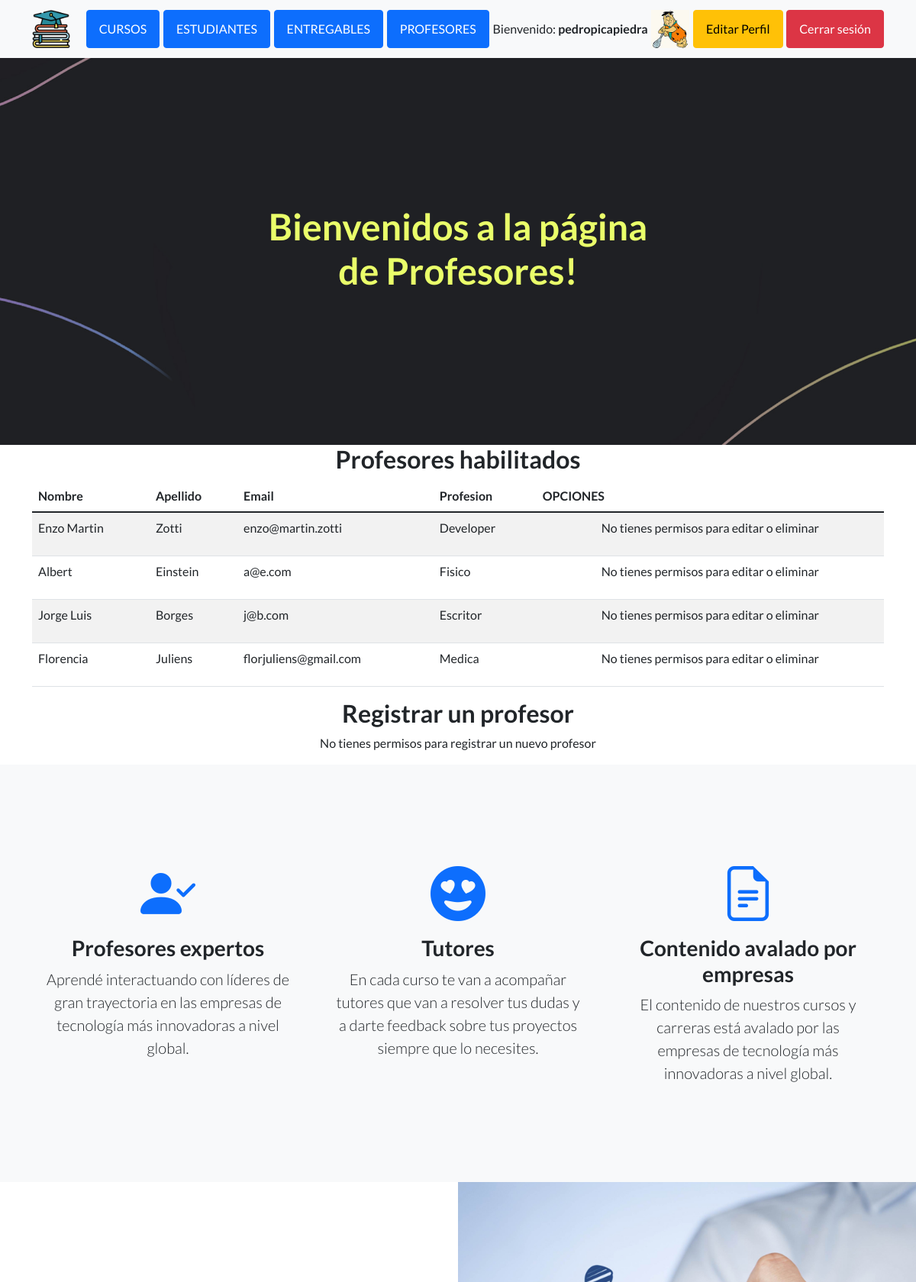
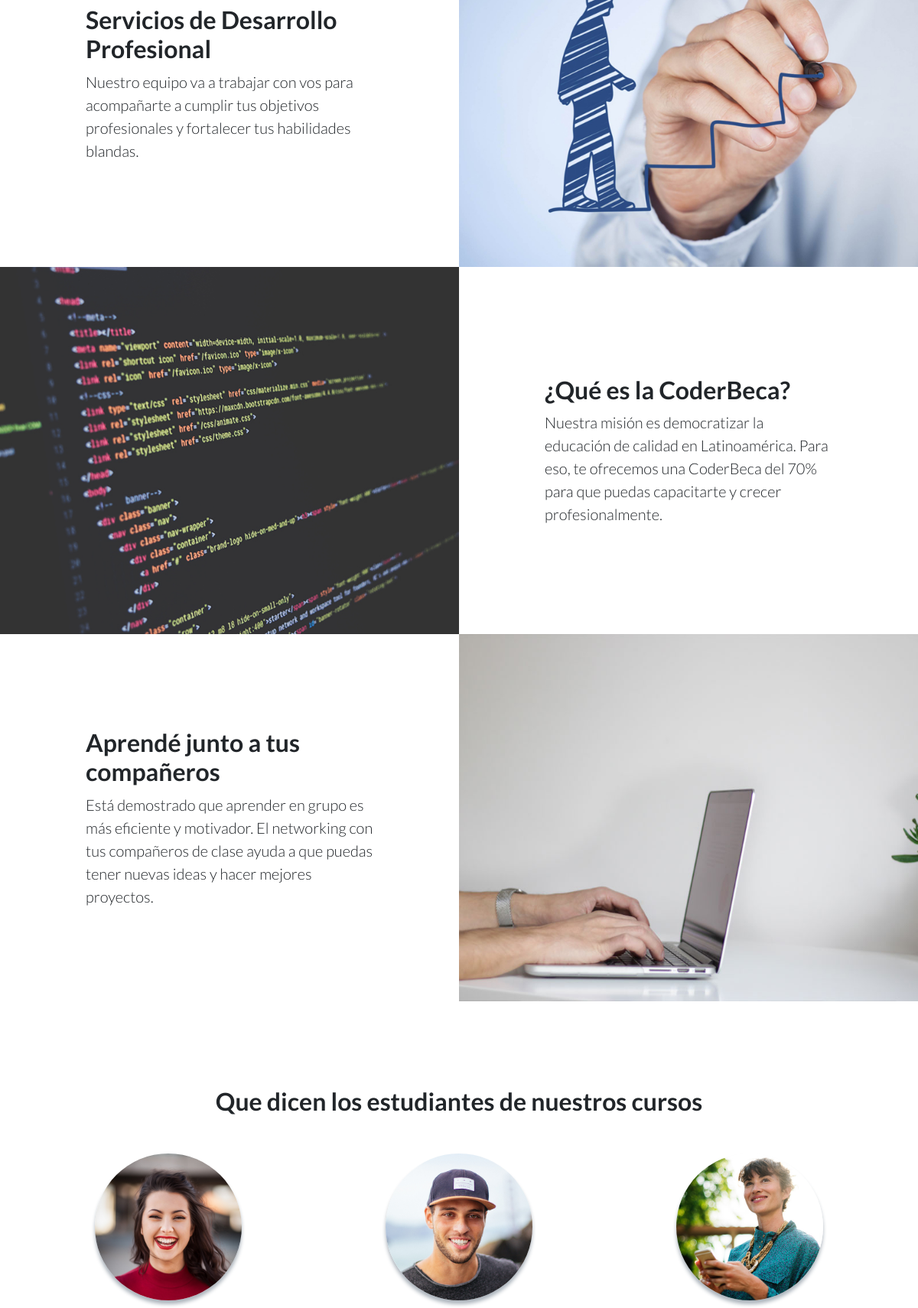
The app's page /profesores/ (signed in, upper part) with its own data (2 pictures, top to bottom).
### AppCoder/models.py (models this page shows, shortened)
class Profesor(models.Model):
    nombre = models.CharField(max_length=50)
    apellido = models.CharField(max_length=50)
    email = models.EmailField()
    profesion = models.CharField(max_length=50)

### AppCoder/views.py (the view)
# urls.py: path("profesores/", profesores, name="profesores"),
@login_required
def profesores(request):
    if request.method == "POST":
        form = ProfesorForm(request.POST)
        if form.is_valid():
            profesor = Profesor()
            profesor.nombre = form.cleaned_data['nombre']
            profesor.apellido = form.cleaned_data['apellido']
            profesor.email = form.cleaned_data['email']
            profesor.profesion = form.cleaned_data['profesion']
            profesor.save()
            form = ProfesorForm()
    else:
        form = ProfesorForm()
    profesores = Profesor.objects.all() #Profesor.objects.filter(nombre__icontains="P").all()
    return render(request, "AppCoder/profesores.html", {"profesores": profesores, "form" : form, "avatar":obtenerAvatar(request)})

### AppCoder/views.py (called while the page is built)
def obtenerAvatar(request):
    avatares=Avatar.objects.filter(user=request.user.id)
    if len(avatares)!=0:
        return avatares[0].imagen.url
    else:
        return "/media/avatars/avatarpordefecto.png"

### AppCoder/templates/AppCoder/profesores.html (shortened to what this page needs)
{% extends "AppCoder/padre.html" %}
{% load static %}
{% block titulo %}
    <h1 class="color-coder">Bienvenidos a la página de Profesores!</h1>
{% endblock %}
{% block contenido_que_cambia %}
<h2 class="text-center">Profesores habilitados</h2>
<table class="table table-striped table-hover">
    <thead>
        <tr>
            <th>Nombre</th>
            <th>Apellido</th>
            <th>Email</th>
            <th>Profesion</th>
            <th>OPCIONES</th>
        </tr>
    </thead>
    <tbody>
        {% for profesor in profesores %}
        <tr>
            <td>
                {{ profesor.nombre}}
            </td>
            <td>
                {{ profesor.apellido}}
            </td>
            <td>
                {{ profesor.email}}
            </td>
            <td>
                {{ profesor.profesion}}
            </td>
            {% if user.is_superuser %}
            <td>
                <a class="btn btn-danger" href="{% url 'eliminarProfesor'  profesor.id  %}">Eliminar </a>
                <a class="btn btn-success" href="{% url 'editarProfesor'  profesor.id  %}">Editar</a>
                <a class="btn btn-warning" href="{% url 'profesor-detalle'  profesor.id  %}">Detalle</a>
            </td>
            {% else %}
            <td>
            <p class="text-center">No tienes permisos para editar o eliminar</p>
            {% endif %}
            </td>
        </tr>
        {% endfor %}
    </tbody>
</table>
<h2 class="text-center">Registrar un profesor</h2>
{% if user.is_superuser %}
<form class="d-flex flex-column align-items-center mb-5" action="" method="post">
    {% csrf_token %}
    <table>
        {{ form.as_table }}
    </table>
    <input class="btn btn-success my-2" type="submit" value="Agregar">
</form>
{% else %}
<p class="text-center">No tienes permisos para registrar un nuevo profesor</p>
{% endif %}
{% endblock %}

### AppCoder/templates/AppCoder/padre.html (shortened to what this page needs)
<!DOCTYPE html>
<html lang="en">
    <head>
        {% load static %}
        <link href="https://cdn.jsdelivr.net/npm/bootstrap-icons@1.5.0/font/bootstrap-icons.css" rel="stylesheet" type="text/css" />
        <link href="{% static 'AppCoder/css/styles.css' %}" rel="stylesheet" />
    </head>
    <body>
        <nav class="navbar navbar-light bg-light static-top">
            <div class="container">
                <a class="navbar-brand" href="{% url 'inicioApp' %}">
                    <img src="{% static 'AppCoder/assets/img/education.png' %}" width="50" alt="Logo">
                </a>
                {% if user.is_authenticated %}
                <a class="btn btn-primary" href="{% url 'cursos' %}">CURSOS</a>
                <a class="btn btn-primary" href="{% url 'estudiantes' %}">ESTUDIANTES</a>
                <a class="btn btn-primary" href="{% url 'entregables' %}">ENTREGABLES</a>
                <a class="btn btn-primary" href="{% url 'profesores' %}">PROFESORES</a>
                <p class="mb-0">Bienvenido: <span class="fw-bold">{{ user.username }}</span></p>
                <a href="{% url 'agregarAvatar' %}"> <img data-bs-toggle="tooltip" data-bs-placement="top" title="Editar avatar" class="avatar-navbar" src="{{ avatar }}" alt="Avatar" style="width:50px;height:50px;"/></a>
                <a class="btn btn-warning" href="{% url 'editarPerfil' %}">Editar Perfil</a>
                <a class="btn btn-danger" href="{% url 'logout' %}">Cerrar sesión</a>
                {% else %}
                <a class="btn btn-success" href="{% url 'login' %}">Iniciar sesión</a>
                <a class="btn btn-primary" href="{% url 'register' %}">Registrarse</a>
                {% endif %}
            </div>
        </nav>
        <header class="masthead">
            <div class="container position-relative">
                <div class="row justify-content-center">
                    <div class="col-xl-6">
                        <div class="text-center text-white">
                            {% block titulo %}
                            {% endblock %}
                        </div>
                    </div>
                </div>
            </div>
        </header>
        <div class="container">
        {% block contenido_que_cambia %}
        {% endblock %}
        </div>
        <section class="features-icons bg-light text-center">
            <div class="container">
                <div class="row">
                    <div class="col-lg-4">
                        <div class="features-icons-item mx-auto mb-5 mb-lg-0 mb-lg-3">
                            <div class="features-icons-icon d-flex"><i class="bi-person-check-fill m-auto text-primary"></i></div>
                            <h3>Profesores expertos</h3>
                            <p class="lead mb-0">Aprendé interactuando con líderes de gran trayectoria en las empresas de tecnología más innovadoras a nivel global.</p>
                        </div>
                    </div>
                    <div class="col-lg-4">
                        <div class="features-icons-item mx-auto mb-5 mb-lg-0 mb-lg-3">
                            <div class="features-icons-icon d-flex"><i class="bi-emoji-heart-eyes-fill m-auto text-primary"></i></div>
                            <h3>Tutores</h3>
                            <p class="lead mb-0">En cada curso te van a acompañar tutores que van a resolver tus dudas y a darte feedback sobre tus proyectos siempre que lo necesites.</p>
                        </div>
                    </div>
                    <div class="col-lg-4">
                        <div class="features-icons-item mx-auto mb-0 mb-lg-3">
                            <div class="features-icons-icon d-flex"><i class="bi-file-earmark-text m-auto text-primary"></i></div>
                            <h3>Contenido avalado por empresas</h3>
                            <p class="lead mb-0">El contenido de nuestros cursos y carreras está avalado por las empresas de tecnología más innovadoras a nivel global.</p>
                        </div>
                    </div>
                </div>
            </div>
        </section>
        <section class="showcase">
            <div class="container-fluid p-0">
                <div class="row g-0">
                    <div class="col-lg-6 order-lg-2 text-white showcase-img" style="background-image: url({% static 'AppCoder/assets/img/desarrollo-profesional.jpg' %})"></div>
                    <div class="col-lg-6 order-lg-1 my-auto showcase-text">
                        <h2>Servicios de Desarrollo Profesional</h2>
                        <p class="lead mb-0">Nuestro equipo va a trabajar con vos para acompañarte a cumplir tus objetivos profesionales y fortalecer tus habilidades blandas.</p>
                    </div>
                </div>
                <div class="row g-0">
                    <div class="col-lg-6 text-white showcase-img" style="background-image: url({% static 'AppCoder/assets/img/bg-showcase-2.jpg' %})"></div>
                    <div class="col-lg-6 my-auto showcase-text">
                        <h2>¿Qué es la CoderBeca?</h2>
                        <p class="lead mb-0">Nuestra misión es democratizar la educación de calidad en Latinoamérica. Para eso, te ofrecemos una CoderBeca del 70% para que puedas capacitarte y crecer profesionalmente.</p>
                    </div>
                </div>
                <div class="row g-0">
                    <div class="col-lg-6 order-lg-2 text-white showcase-img" style="background-image: url({% static 'AppCoder/assets/img/bg-showcase-3.jpg' %})"></div>
                    <div class="col-lg-6 order-lg-1 my-auto showcase-text">
                        <h2>Aprendé junto a tus compañeros</h2>
                        <p class="lead mb-0">Está demostrado que aprender en grupo es más eficiente y motivador. El networking con tus compañeros de clase ayuda a que puedas tener nuevas ideas y hacer mejores proyectos.</p>
                    </div>
                </div>
            </div>
        </section>
        <section class="testimonials text-center">
            <div class="container">
                <h2 class="mb-5">Que dicen los estudiantes de nuestros cursos</h2>
                <div class="row">
                    <div class="col-lg-4">
                        <div class="testimonial-item mx-auto mb-5 mb-lg-0">
                            <img class="img-testimonial img-fluid rounded-circle mb-3" src="{% static 'AppCoder/assets/img/testimonials-1.jpg' %}" alt="..." />
                        </div>
                    </div>
                    <div class="col-lg-4">
                        <div class="testimonial-item mx-auto mb-5 mb-lg-0">
                            <img class="img-testimonial img-fluid rounded-circle mb-3" src="{% static 'AppCoder/assets/img/testimonials-2.jpg' %}" alt="..." />
                        </div>
                    </div>
                    <div class="col-lg-4">
                        <div class="testimonial-item mx-auto mb-5 mb-lg-0">
                            <img class="img-testimonial img-fluid rounded-circle mb-3" src="{% static 'AppCoder/assets/img/testimonials-3.jpg' %}" alt="..." />
                        </div>
                    </div>
                </div>
            </div>
        </section>
    </body>
</html>

### records on screen
Profesor: nombre "Enzo Martin", apellido "Zotti", email "enzo@martin.zotti", profesion "Developer"
Profesor: nombre "Albert", apellido "Einstein", email "a@e.com", profesion "Fisico"
Profesor: nombre "Jorge Luis", apellido "Borges", email "j@b.com", profesion "Escritor"
Profesor: nombre "Florencia", apellido "Juliens", email "florjuliens@gmail.com", profesion "Medica"

### other values on screen
{{ user.username }} "pedropicapiedra"
